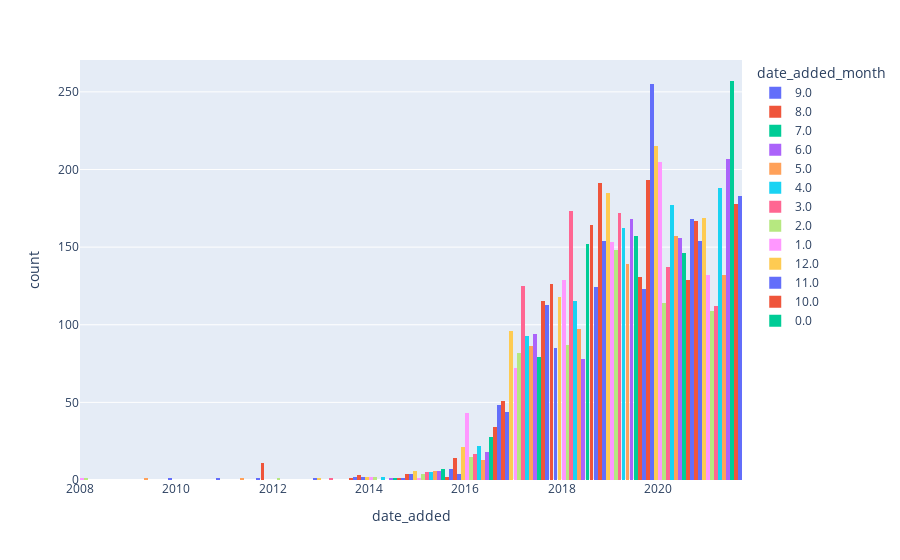

Notebook code cell kept with this figure:
### Code cell
px.histogram(data_import,x='date_added', color="date_added_month")

### Figure 1 — Plotly figure (JSON) as saved in the notebook; plotly's stock layout.template omitted (floating-point values rounded to 4 significant figures; data arrays with more than 128 entries replaced by an {"elided": "..."} marker saying what was removed)
{"data": [{"alignmentgroup": "True", "bingroup": "x", "hovertemplate": "date_added_month=9.0<br>date_added=%{x}<br>count=%{y}<extra></extra>", "legendgroup": "9.0", "marker": {"color": "#636efa", "pattern": {"shape": ""}}, "name": "9.0", "offsetgroup": "9.0", "orientation": "v", "showlegend": true, "type": "histogram", "x": {"elided": "770 str values"}, "xaxis": "x", "yaxis": "y"}, {"alignmentgroup": "True", "bingroup": "x", "hovertemplate": "date_added_month=8.0<br>date_added=%{x}<br>count=%{y}<extra></extra>", "legendgroup": "8.0", "marker": {"color": "#EF553B", "pattern": {"shape": ""}}, "name": "8.0", "offsetgroup": "8.0", "orientation": "v", "showlegend": true, "type": "histogram", "x": {"elided": "755 str values"}, "xaxis": "x", "yaxis": "y"}, {"alignmentgroup": "True", "bingroup": "x", "hovertemplate": "date_added_month=7.0<br>date_added=%{x}<br>count=%{y}<extra></extra>", "legendgroup": "7.0", "marker": {"color": "#00cc96", "pattern": {"shape": ""}}, "name": "7.0", "offsetgroup": "7.0", "orientation": "v", "showlegend": true, "type": "histogram", "x": {"elided": "827 str values"}, "xaxis": "x", "yaxis": "y"}, {"alignmentgroup": "True", "bingroup": "x", "hovertemplate": "date_added_month=6.0<br>date_added=%{x}<br>count=%{y}<extra></extra>", "legendgroup": "6.0", "marker": {"color": "#ab63fa", "pattern": {"shape": ""}}, "name": "6.0", "offsetgroup": "6.0", "orientation": "v", "showlegend": true, "type": "histogram", "x": {"elided": "728 str values"}, "xaxis": "x", "yaxis": "y"}, {"alignmentgroup": "True", "bingroup": "x", "hovertemplate": "date_added_month=5.0<br>date_added=%{x}<br>count=%{y}<extra></extra>", "legendgroup": "5.0", "marker": {"color": "#FFA15A", "pattern": {"shape": ""}}, "name": "5.0", "offsetgroup": "5.0", "orientation": "v", "showlegend": true, "type": "histogram", "x": {"elided": "632 str values"}, "xaxis": "x", "yaxis": "y"}, {"alignmentgroup": "True", "bingroup": "x", "hovertemplate": "date_added_month=4.0<br>date_added=%{x}<br>count=%{y}<extra></extra>", "legendgroup": "4.0", "marker": {"color": "#19d3f3", "pattern": {"shape": ""}}, "name": "4.0", "offsetgroup": "4.0", "orientation": "v", "showlegend": true, "type": "histogram", "x": {"elided": "764 str values"}, "xaxis": "x", "yaxis": "y"}, {"alignmentgroup": "True", "bingroup": "x", "hovertemplate": "date_added_month=3.0<br>date_added=%{x}<br>count=%{y}<extra></extra>", "legendgroup": "3.0", "marker": {"color": "#FF6692", "pattern": {"shape": ""}}, "name": "3.0", "offsetgroup": "3.0", "orientation": "v", "showlegend": true, "type": "histogram", "x": {"elided": "742 str values"}, "xaxis": "x", "yaxis": "y"}, {"alignmentgroup": "True", "bingroup": "x", "hovertemplate": "date_added_month=2.0<br>date_added=%{x}<br>count=%{y}<extra></extra>", "legendgroup": "2.0", "marker": {"color": "#B6E880", "pattern": {"shape": ""}}, "name": "2.0", "offsetgroup": "2.0", "orientation": "v", "showlegend": true, "type": "histogram", "x": {"elided": "563 str values"}, "xaxis": "x", "yaxis": "y"}, {"alignmentgroup": "True", "bingroup": "x", "hovertemplate": "date_added_month=1.0<br>date_added=%{x}<br>count=%{y}<extra></extra>", "legendgroup": "1.0", "marker": {"color": "#FF97FF", "pattern": {"shape": ""}}, "name": "1.0", "offsetgroup": "1.0", "orientation": "v", "showlegend": true, "type": "histogram", "x": {"elided": "738 str values"}, "xaxis": "x", "yaxis": "y"}, {"alignmentgroup": "True", "bingroup": "x", "hovertemplate": "date_added_month=12.0<br>date_added=%{x}<br>count=%{y}<extra></extra>", "legendgroup": "12.0", "marker": {"color": "#FECB52", "pattern": {"shape": ""}}, "name": "12.0", "offsetgroup": "12.0", "orientation": "v", "showlegend": true, "type": "histogram", "x": {"elided": "813 str values"}, "xaxis": "x", "yaxis": "y"}, {"alignmentgroup": "True", "bingroup": "x", "hovertemplate": "date_added_month=11.0<br>date_added=%{x}<br>count=%{y}<extra></extra>", "legendgroup": "11.0", "marker": {"color": "#636efa", "pattern": {"shape": ""}}, "name": "11.0", "offsetgroup": "11.0", "orientation": "v", "showlegend": true, "type": "histogram", "x": {"elided": "705 str values"}, "xaxis": "x", "yaxis": "y"}, {"alignmentgroup": "True", "bingroup": "x", "hovertemplate": "date_added_month=10.0<br>date_added=%{x}<br>count=%{y}<extra></extra>", "legendgroup": "10.0", "marker": {"color": "#EF553B", "pattern": {"shape": ""}}, "name": "10.0", "offsetgroup": "10.0", "orientation": "v", "showlegend": true, "type": "histogram", "x": {"elided": "760 str values"}, "xaxis": "x", "yaxis": "y"}, {"alignmentgroup": "True", "bingroup": "x", "hovertemplate": "date_added_month=0.0<br>date_added=%{x}<br>count=%{y}<extra></extra>", "legendgroup": "0.0", "marker": {"color": "#00cc96", "pattern": {"shape": ""}}, "name": "0.0", "offsetgroup": "0.0", "orientation": "v", "showlegend": true, "type": "histogram", "x": [null, null, null, null, null, null, null, null, null, null], "xaxis": "x", "yaxis": "y"}], "layout": {"barmode": "relative", "legend": {"title": {"text": "date_added_month"}, "tracegroupgap": 0}, "margin": {"t": 60}, "xaxis": {"anchor": "y", "domain": [0, 1], "title": {"text": "date_added"}}, "yaxis": {"anchor": "x", "domain": [0, 1], "title": {"text": "count"}}}}
